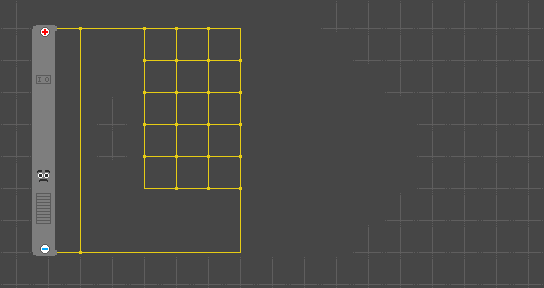

Tiled map render using the project's own tile images. Description and the map definition, with tile-layer contents summarised, below:
An orthogonal 17x9 tile map with 32x32 px tiles, 1 tile layer (Tile Layer 1).

<map version="1.0" orientation="orthogonal" renderorder="left-down" width="17" height="9" tilewidth="32" tileheight="32" nextobjectid="1">
 <tileset firstgid="1" source="tileset.tsx" />
 <layer name="Tile Layer 1" width="17" height="9">
  <data>[153 cells, 153 non-empty, 19 distinct tile ids]</data>
 </layer>
</map>
